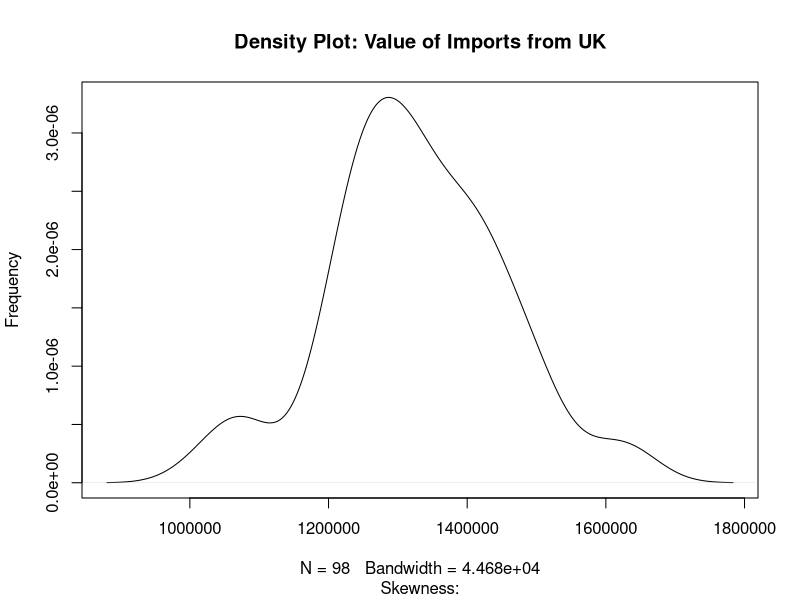
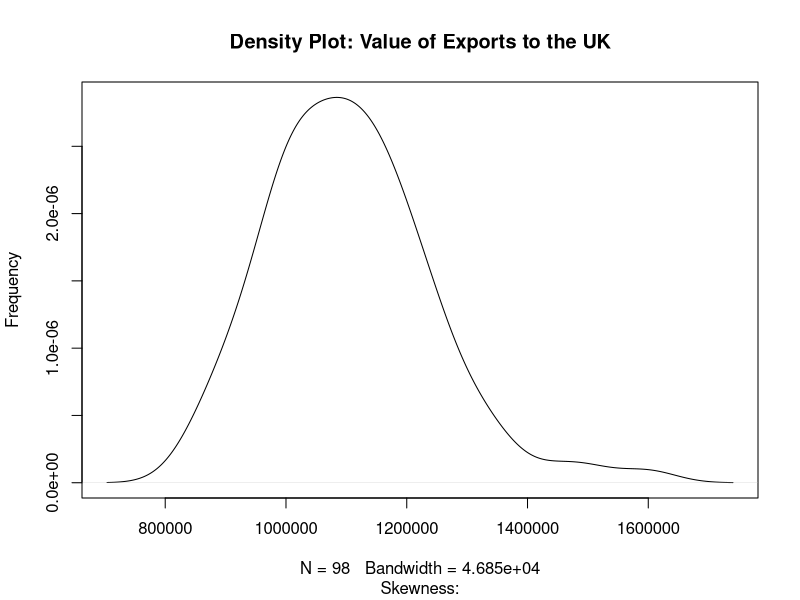
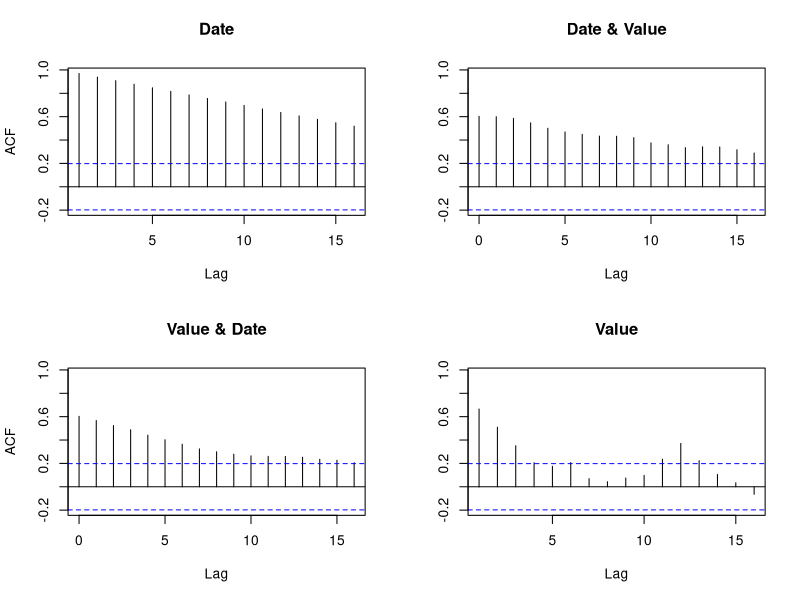
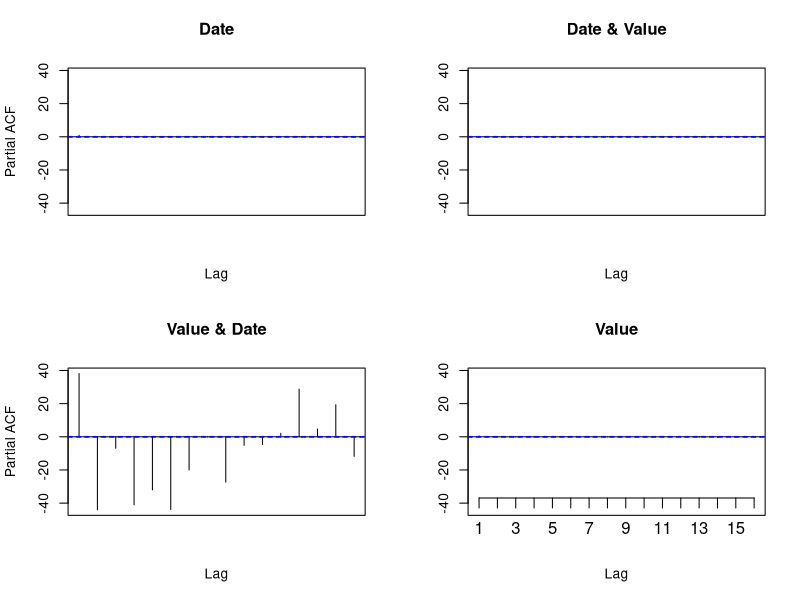
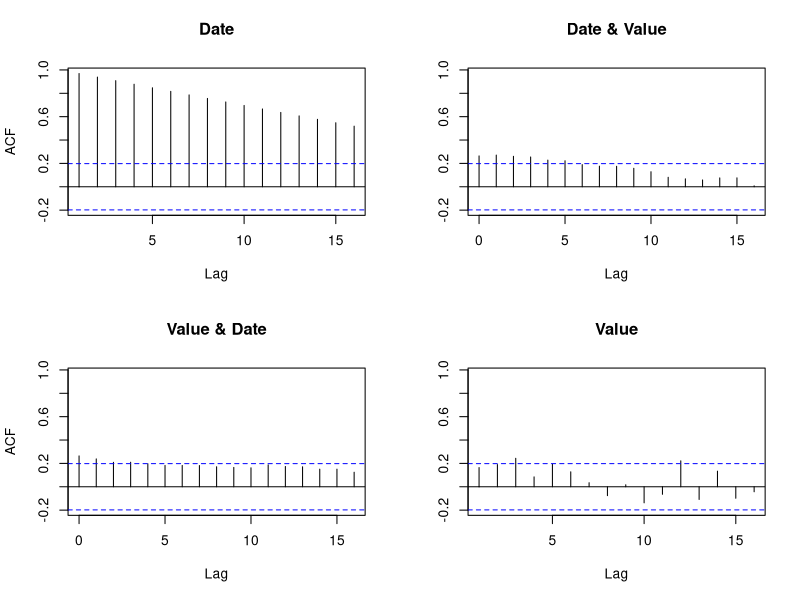
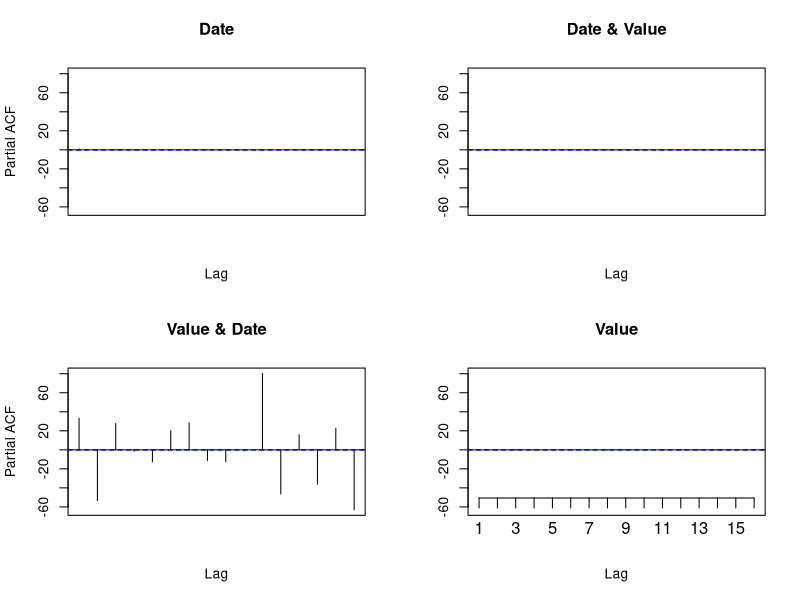

The R source for these figures, in order: (Note: this script raises an error after producing the figures.)
# Read in Value_of_Merchandise_Trade.csv into q4 data frmae
q4 <- read.csv("Value_of_Merchandise_Trade.csv", header = FALSE)

# Add new cloumn names to the q4 data frame 
colnames(q4) <- c("Country", "Import_Export", "Jan10", "Feb10", "Mar10", "Apr10", "May10", "Jun10", "Jul10", "Aug10", "Sep10", "Oct10", "Nov10", "Dec10",
    "Jan11", "Feb11", "Mar11", "Apr11", "May11", "Jun11", "Jul11", "Aug11", "Sep11", "Oct11", "Nov11", "Dec11",
    "Jan12", "Feb12", "Mar12", "Apr12", "May12", "Jun12", "Jul12", "Aug12", "Sep12", "Oct12", "Nov12", "Dec12",
    "Jan13", "Feb13", "Mar13", "Apr13", "May13", "Jun13", "Jul13", "Aug13", "Sep13", "Oct13", "Nov13", "Dec13",
    "Jan14", "Feb14", "Mar14", "Apr14", "May14", "Jun14", "Jul14", "Aug14", "Sep14", "Oct14", "Nov14", "Dec14",
    "Jan15", "Feb15", "Mar15", "Apr15", "May15", "Jun15", "Jul15", "Aug15", "Sep15", "Oct15", "Nov15", "Dec15",
    "Jan16", "Feb16", "Mar16", "Apr16", "May16", "Jun16", "Jul16", "Aug16", "Sep16", "Oct16", "Nov16", "Dec16",
    "Jan17", "Feb17", "Mar17", "Apr17", "May17", "Jun17", "Jul17", "Aug17", "Sep17", "Oct17", "Nov17", "Dec17",
    "Jan18", "Feb18")

# Check structure of q4
str(q4)

head(q4)
library(forecast)
library(tseries)

# Create seperate data frames (imports and exports from the UK)
imports <- subset(q4, Country == "Great Britain" & Import_Export == "Value of Imports (Euro Thousand)")
exports <- subset(q4, Country == "Great Britain" & Import_Export == "Value of Exports (Euro Thousand)")
head(imports)
head(exports)

# remove first two columns
imports <- imports[, - c(1,2)]
exports <- exports[, - c(1, 2)]
#t_s <- ts(imports, frequency = 12)
dim(imports)
dim(exports)

# rotate the data frames so the dates are all in one column
imports <- as.data.frame(t(imports))
imports <- as.data.frame(imports)
head(imports)
exports <- as.data.frame(t(exports))
exports <- as.data.frame(exports)
head(exports)

library(data.table)
# by adding row names, it allowed the Date values become a column
setDT(imports, keep.rownames = TRUE)[]
setDT(exports, keep.rownames = TRUE)[]

# Add column name to the imports list
names(imports) <- c("Date", "Value")
head(imports)
names(exports) <- c("Date", "Value")
head(exports)
#imports$Date <- as.Date(imports$Date, "%b/%Y")
# Format the data values to year-month-day 
imports$Date <- seq(as.Date("2010/1/1"), by = "month", length.out = 98)
head(imports)
str(imports)
imports <- as.data.frame(imports)


# Exports
exports$Date <- seq(as.Date("2010/1/1"), by = "month", length.out = 98)
head(exports)
str(exports)
exports <- as.data.frame(exports)

# Density Plot
# imports
plot(density(imports$Value), main = "Density Plot: Value of Imports from UK", ylab = "Frequency", sub = paste("Skewness:"))
# exports
plot(density(exports$Value), main = "Density Plot: Value of Exports to the UK", ylab = "Frequency", sub = paste("Skewness:"))

# Sum the values for each year and reformat the output to just year
#imports_total <- as.data.frame(rowsum(imports$Value, format(imports$Date, '%Y')))
#head(imports_total)

#exports_total <- as.data.frame(rowsum(exports$Value, format(imports$Date, '%Y')))
#head(exports_total)

# by adding row names, it allowed the Date values become a column
#setDT(imports_total, keep.rownames = TRUE)[]
#setDT(exports_total, keep.rownames = TRUE)[]
# Add column name to the imports list
#names(imports_total) <- c("Date", "Value")
#names(exports_total) <- c("Date", "Value")
#head(imports_total)
#head(exports_total)
#imports$Value <- as.double(imports$Value)
typeof(imports$Value)

opar <- par()
par(mfrow = c(1, 2))

# Using the Augmented Dickey-Fuller Test check for stationarity 
adf.test(imports$Value)
adf.test(exports$Value)

kpss.test(imports$Value)
kpss.test(exports$Value)

Acf(imports)
Pacf(imports)

Acf(exports)
Pacf(exports)


# Check for trends
plot(ndiffs(imports))
# None of these would work as I was getting the error message -
#   time series has no or less than 2 periods

#decompose_result <- decompose(imports, type = "mult")
#decompose_result <- decompose(total_year, type = "mult")
#decompose_result <- decompose(total_year, type = "additive")
#seasonal_trend_error <- stl(total_year, s.window = "periodic")

# As a replacement for the above funtions, I found the HoltWinters
# function and set the beta and gama arguments to false that 
# allowed me to carry out the forcasts 
imports_Forecasts = HoltWinters(imports$Value, beta = FALSE, gamma = FALSE)
plot(imports_Forecasts)
exports_Forecasts = HoltWinters(exports, beta = FALSE, gamma = FALSE)
plot(exports_Forecasts)




plot(ts(imports$Value, start = c(2010), end = c(2017), frequency = 1))
plot(ts(exports_total$Value, start = c(2010), end = c(2017), frequency = 1))

acf(ts(imports$Value, start = c(2010), end = c(2017), frequency = 1))
acf(ts(exports$Value, start = c(2010), end = c(2017), frequency = 1))
# Applying seasonal differance.  This was done although the the data was statioary but 
# the fitted model wouldn't run due to this erros message
# auto.arima can only handle univariate time series

#Imports
imp_seasdiff <- diff(imports$Value, lag = frequency(imports$Date), differences = 1)
plot(imp_seasdiff, type = "l", main = "Yearly Differenced")

#Exports
exp_seasdiff <- diff(exports$Value, lag = frequency(exports$Date), differences = 1)
plot(exp_seasdiff, type = "l", main = "Yearly Differenced")

ndiffs(imports$Value)

trained_model <- lm(imports)
plot(resid(trained_model), type = "l")


# Making the stationary again
stationaryImports <- diff(imp_seasdiff, differences = 1)
plot(stationaryImports, type = "l", main = "Differenced and Stationary")

stationaryExports <- diff(exp_seasdiff, differences = 1)
plot(stationaryExports, type = "l", main = "Differenced and Stationary")


Acf(stationaryExports)
#Pacf(stationaryExports)

fit <- auto.arima(stationaryImports)
fit
accuracy(fit)
Box.test(fit$residuals, type = "Ljung-Box")
forecast(fit, 3)
plot(forecast(fit, 3))

# Find the best fit
fit <- auto.arima(stationaryExports)
fit
accuracy(fit)
Box.test(fit$residuals, type = "Ljung-Box")
forecast(fit, 3)
plot(forecast(fit, 3))
qqnorm(fit$residuals)